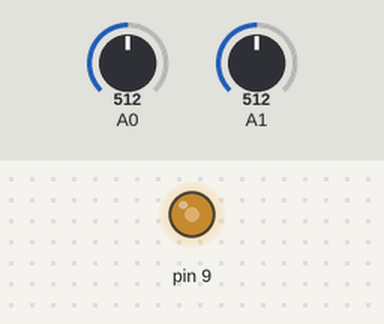
A sketch run on a simulated Arduino Uno, built with avr-gcc and run on an emulated ATmega328P. On the bench: output pins drawn as LEDs (lit = HIGH). The test bench sets the inputs (shaded band); at power-on: A0 = 512, A1 = 512. What the sketch prints to the serial monitor is not drawn.

Above: at 1.2 s.
1.3 s: A0 set to 716
At 1.9 s:
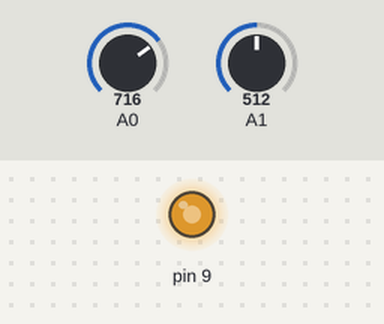
2.8 s: A0 set to 900
At 3.1 s:
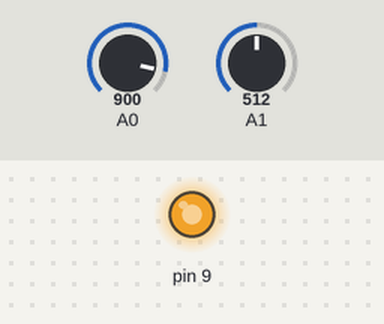
4.3 s: A0 set to 122
At 5.4 s:
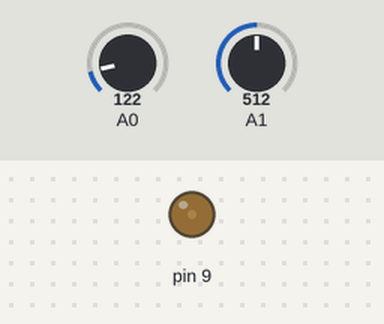
5.8 s: A0 set to 0
At 6.7 s:
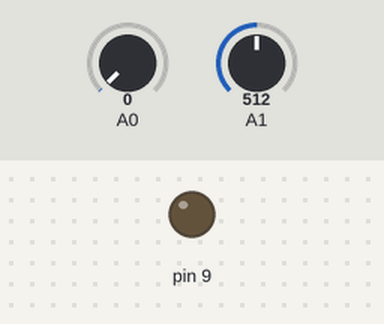
7.3 s: A0 set to 511
At 7.7 s:
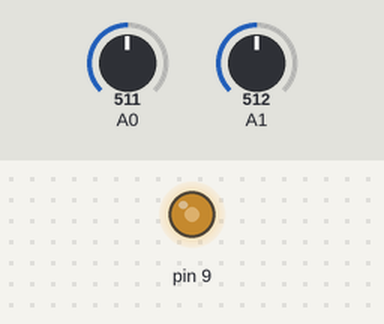
Timing chart, 0 to 9.8 s (numbered marks = the images above; inputs shaded):
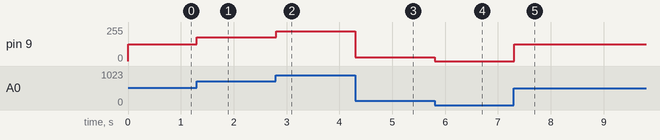

Measured:
- after the input at 1.3 s, pin 9: 127/255 → 178/255 at once
- after the input at 2.8 s, pin 9: 178/255 → 224/255 at once
- after the input at 4.3 s, pin 9: 224/255 → 30/255 at once
- after the input at 5.8 s, pin 9: 30/255 → 0/255 at once
- after the input at 7.3 s, pin 9: 0/255 → 127/255 at once

The sketch:

graficador_pwm.ino
```cpp
float adc,pwm, g;

void setup() {
  // put your setup code here, to run once:
  pinMode(9,OUTPUT);
  pinMode(A0, INPUT);
  pinMode(A1, INPUT);
  Serial.begin(9600);

}

void loop() {
  // put your main code here, to run repeatedly:

  adc = analogRead(A0);
  pwm = map(adc,0,1023,0,255);
  analogWrite(9, pwm);
  g = (5 * (analogRead(A1)))/1023;
  Serial.println(g);
  delay(1);


}
```
